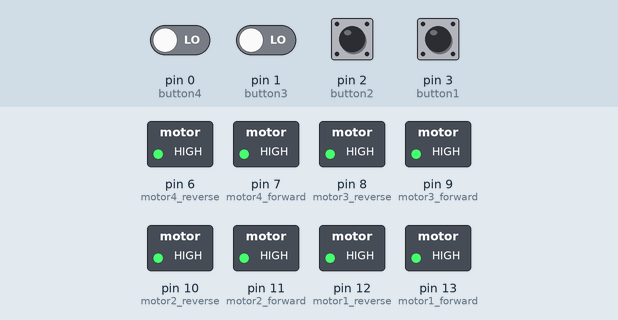
This sketch was run on a simulated Arduino Uno, built with avr-gcc and run on an emulated ATmega328P. On the bench: switched loads named in the sketch (green lamp = pin HIGH). The inputs (shaded band) are chosen by the test bench; at power-on: pin 3 (button1) HIGH, pin 0 (button4), pin 1 (button3), pin 2 (button2) LOW.

Above: at 1.2 s.
1.3 s: pin 0 (button4) driven HIGH and pin 1 (button3) driven HIGH
At 1.9 s:
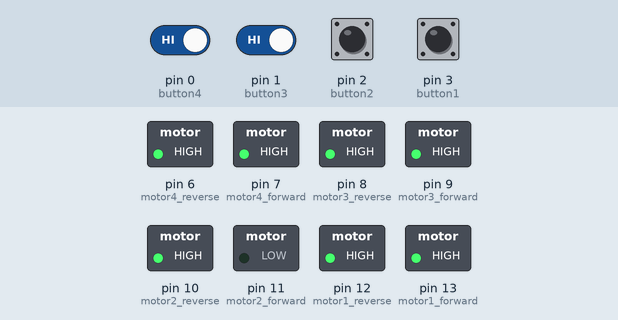
4.3 s: pin 0 (button4) driven LOW
7.3 s: pin 2 (button2) pulled HIGH for 0.15 s
At 7.6 s:
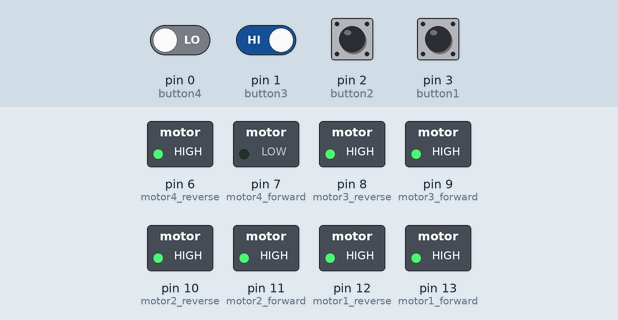
10.4 s: pin 0 (button4) driven HIGH
At 14.1 s:
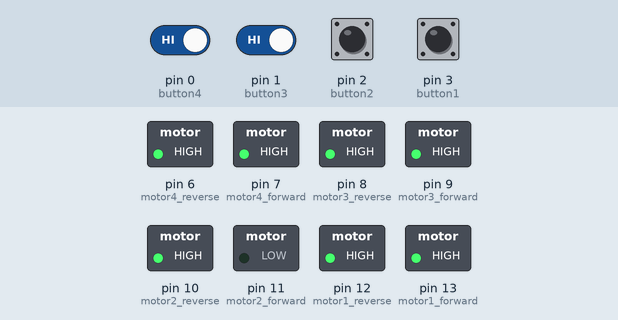
Timing chart, 0 to 14.4 s (numbered marks = the images above; inputs shaded):
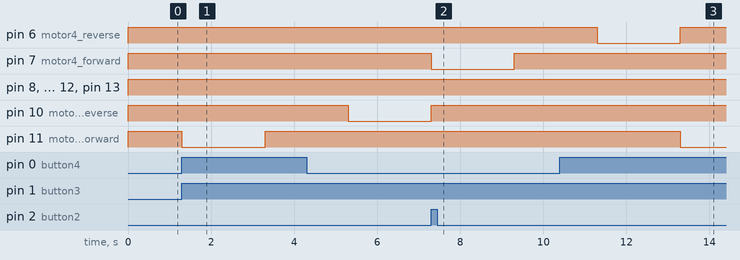

The sketch:

indiv_motors.ino
```cpp
//indiv_motor control
/* This code will rotate one motor per press of each button.
   Buttons are attached to pins 3-0
   Each motor requires two pins for forward and reverse 13-12, 11-10, 9-8, 7-6
   Forward and reverse can be changed by switching the pin assignments from one to the other
   Duration of rotation and delay can be changed by changing the X*sec value
   */

//by JACOBDP

//HIGH MEANS OFF
//LOW MEANS ON

//Constants
const int sec = 1000;

//Button Pin Assignments
const int button1 = 3;
const int button2 = 2;
const int button3 = 1;
const int button4 = 0;


//Motor Control Pin Assignments
//Motor 1
const int motor1_forward = 13;
const int motor1_reverse = 12;
//Motor2
const int motor2_forward = 11;
const int motor2_reverse = 10;
//Motor3
const int motor3_forward = 9;
const int motor3_reverse = 8;
//Motor4
const int motor4_forward = 7;
const int motor4_reverse = 6;


//Button State Initialization
int buttonState1 = 0;
int buttonState2 = 0;
int buttonState3 = 0;
int buttonState4 = 0;


void setup() {
  //Serial.begin(9600);

  //Motor Control
  pinMode(motor1_forward, OUTPUT);
  pinMode(motor1_reverse, OUTPUT);
  pinMode(motor2_forward, OUTPUT);
  pinMode(motor2_reverse, OUTPUT);
  pinMode(motor3_forward, OUTPUT);
  pinMode(motor3_reverse, OUTPUT);
  pinMode(motor4_forward, OUTPUT);
  pinMode(motor4_reverse, OUTPUT);

  //Buttons
  pinMode(button1, INPUT);
  pinMode(button2, INPUT);
  pinMode(button3, INPUT);
  pinMode(button4, INPUT);
}

void loop() {

  buttonState1 = digitalRead(button1);
  buttonState2 = digitalRead(button2);
  buttonState3 = digitalRead(button3);
  buttonState4 = digitalRead(button4);

  //BUTTON 1, MOTOR 1
  if (buttonState1 == LOW && buttonState2 == HIGH && buttonState3==HIGH && buttonState4==HIGH){

    //Rotate forward for 2 seconds
    digitalWrite(motor1_forward, LOW);
    delay(2*sec);
    digitalWrite(motor1_forward, HIGH);
    //Hold
    delay(2000);
    //Reverse for 2 seconds
    digitalWrite(motor1_reverse, LOW);
    delay(2000);
    digitalWrite(motor1_reverse, HIGH);
  }

  //BUTTON 2, MOTOR 2
  else  if (buttonState1 == HIGH && buttonState2 == LOW && buttonState3==HIGH && buttonState4==HIGH){

    //Rotate forward for 2 seconds
    digitalWrite(motor2_forward, LOW);
    delay(2*sec);
    digitalWrite(motor2_forward, HIGH);
    //Hold
    delay(2000);
    //Reverse for 2 seconds
    digitalWrite(motor2_reverse, LOW);
    delay(2000);
    digitalWrite(motor2_reverse, HIGH);
  }

    //BUTTON 3, MOTOR 3
    else  if (buttonState1 == HIGH && buttonState2 == HIGH && buttonState3==LOW && buttonState4==HIGH){

    //Rotate forward for 2 seconds
    digitalWrite(motor3_forward, LOW);
    delay(2*sec);
    digitalWrite(motor3_forward, HIGH);
    //Hold
    delay(2000);
    //Reverse for 2 seconds
    digitalWrite(motor3_reverse, LOW);
    delay(2000);
    digitalWrite(motor3_reverse, HIGH);
  }

    //BUTTON 4, MOTOR 4
    else  if (buttonState1 == HIGH && buttonState2 == HIGH && buttonState3==HIGH && buttonState4==LOW){

    //Rotate forward for 2 seconds
    digitalWrite(motor4_forward, LOW);
    delay(2*sec);
    digitalWrite(motor4_forward, HIGH);
    //Hold
    delay(2000);
    //Reverse for 2 seconds
    digitalWrite(motor4_reverse, LOW);
    delay(2000);
    digitalWrite(motor4_reverse, HIGH);
  }

 else { //NO BUTTON PRESSED

   //FULL STOP
   digitalWrite(motor1_forward, HIGH);
   digitalWrite(motor1_reverse, HIGH);
   digitalWrite(motor2_forward, HIGH);
   digitalWrite(motor2_reverse, HIGH);
   digitalWrite(motor3_forward, HIGH);
   digitalWrite(motor3_reverse, HIGH);
   digitalWrite(motor4_forward, HIGH);
   digitalWrite(motor4_reverse, HIGH);
 }

 }
```

Measured:
- after the input at 1.3 s, pin 11 (motor2_forward): HIGH → LOW at once, → HIGH 2.0 s later
- after the input at 7.3 s, pin 7 (motor4_forward): HIGH → LOW at once, → HIGH 2.0 s later
- after the input at 10.4 s, pin 11 (motor2_forward): HIGH → LOW after 2.9 s
